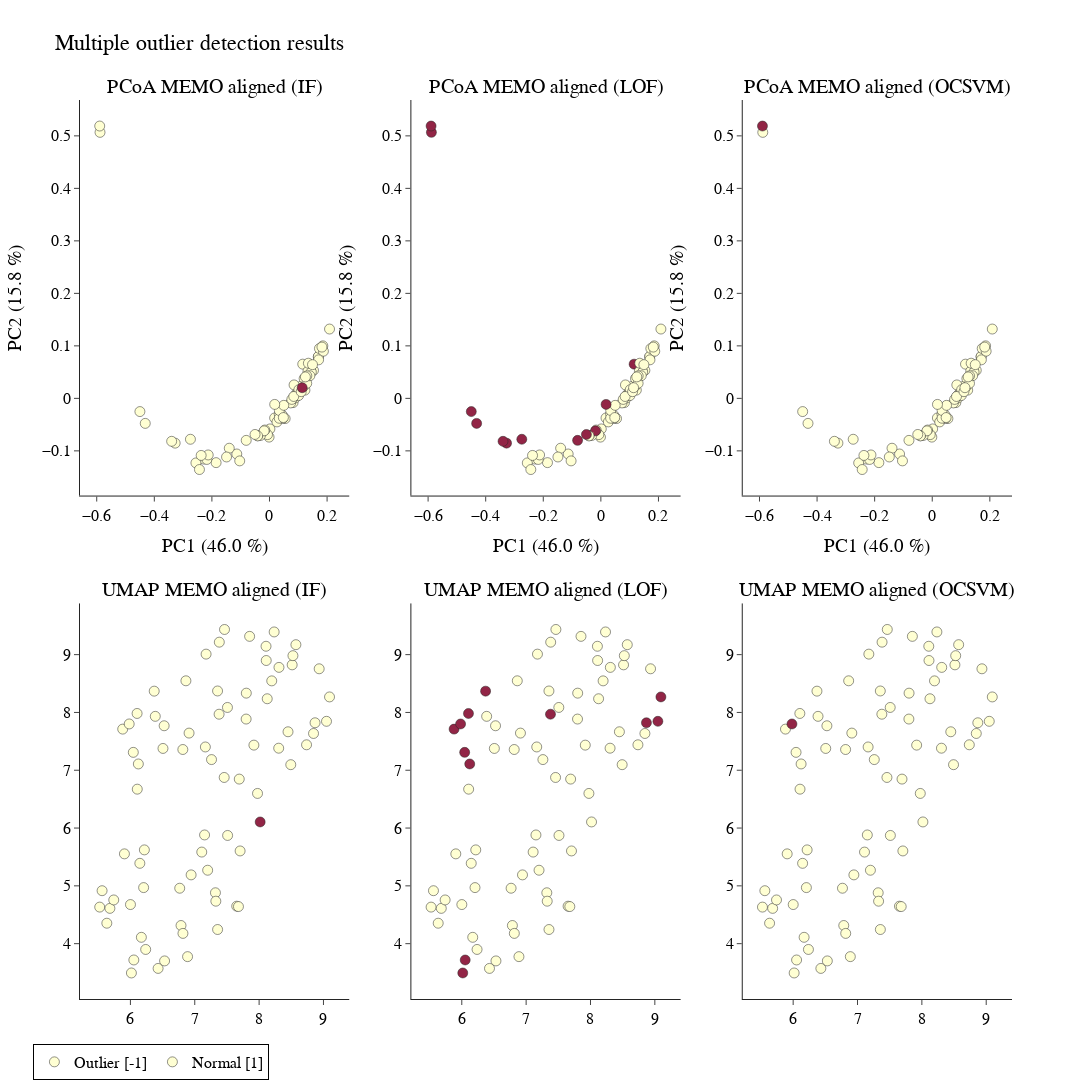

Write notebook code for a chart like this one.
### Markdown cell above
#### SC.2.1 PCoA + UMAP combined visualization

### Code cell
pcoa_umap_2d(
    matrix= metric_df,
    data = SC,
    metric= 'braycurtis', 
    filename_header=filename_header)

### Figure 1 — Plotly figure (JSON) as saved in the notebook; plotly's stock layout.template omitted (floating-point values rounded to 4 significant figures)
{"data": [{"hovertext": ["LQ-01-61-08_pos.mzXML", "LQ-01-61-09_pos.mzXML", "LQ-01-61-15_pos.mzXML", "LQ-01-61-05_pos.mzXML", "LQ-01-61-12_pos.mzXML", "LQ-01-61-22_pos.mzXML", "LQ-01-61-27_pos.mzXML", "LQ-01-61-10_pos.mzXML", "LQ-01-61-06_pos.mzXML", "LQ-01-61-02_pos.mzXML", "LQ-01-61-01_pos.mzXML", "LQ-01-61-16_pos.mzXML", "LQ-01-61-13_pos.mzXML", "LQ-01-61-04_pos.mzXML", "LQ-01-61-03_pos.mzXML", "LQ-01-61-11_pos.mzXML", "LQ-01-61-42_pos.mzXML", "LQ-01-61-28_pos.mzXML", "LQ-01-61-21_pos.mzXML", "LQ-01-61-23_pos.mzXML", "LQ-01-61-47_pos.mzXML", "LQ-01-61-18_pos.mzXML", "LQ-01-61-26_pos.mzXML", "LQ-01-61-29_pos.mzXML", "LQ-01-61-44_pos.mzXML", "LQ-01-61-46_pos.mzXML", "LQ-01-61-30_pos.mzXML", "LQ-01-61-17_pos.mzXML", "LQ-01-61-32_pos.mzXML", "LQ-01-61-25_pos.mzXML", "LQ-01-61-14_pos.mzXML", "LQ-01-61-62_pos.mzXML", "LQ-01-61-57_pos.mzXML", "LQ-01-61-60_pos.mzXML", "LQ-01-61-39_pos.mzXML", "LQ-01-61-33_pos.mzXML", "LQ-01-61-77_pos.mzXML", "LQ-01-61-38_pos.mzXML", "LQ-01-61-43_pos.mzXML", "LQ-01-61-07_pos.mzXML", "LQ-01-61-61_pos.mzXML", "LQ-01-61-36_pos.mzXML", "LQ-01-61-48_pos.mzXML", "LQ-01-61-49_pos.mzXML", "LQ-01-61-20_pos.mzXML", "LQ-01-61-19_pos.mzXML", "LQ-01-61-40_pos.mzXML", "LQ-01-61-24_pos.mzXML", "LQ-01-61-34_pos.mzXML", "LQ-01-61-51_pos.mzXML", "LQ-01-61-31_pos.mzXML", "LQ-01-61-76_pos.mzXML", "LQ-01-61-64_pos.mzXML", "LQ-01-61-52_pos.mzXML", "LQ-01-61-68_pos.mzXML", "LQ-01-61-50_pos.mzXML", "LQ-01-61-78_pos.mzXML", "LQ-01-61-63_pos.mzXML", "LQ-01-61-67_pos.mzXML", "LQ-01-61-54_pos.mzXML", "LQ-01-61-69_pos.mzXML", "LQ-01-61-53_pos.mzXML", "LQ-01-61-45_pos.mzXML", "LQ-01-61-59_pos.mzXML", "LQ-01-61-58_pos.mzXML", "LQ-01-61-41_pos.mzXML", "LQ-01-61-66_pos.mzXML", "LQ-01-61-35_pos.mzXML", "LQ-01-61-71_pos.mzXML", "LQ-01-61-72_pos.mzXML", "LQ-01-61-70_pos.mzXML", "LQ-01-61-65_pos.mzXML", "LQ-01-61-75_pos.mzXML", "LQ-01-61-37_pos.mzXML", "LQ-01-61-73_pos.mzXML", "LQ-01-61-74_pos.mzXML", "LQ-01-61-55_pos.mzXML", "LQ-01-61-56_pos.mzXML"], "marker": {"color": [1, 1, 1, 1, 1, 1, 1, 1, 1, 1, 1, 1, 1, 1, 1, 1, 1, 1, 1, 1, 1, 1, 1, 1, 1, 1, 1, 1, 1, 1, 1, 1, 1, 1, 1, 1, 1, 1, 1, 1, 1, 1, 1, 1, 1, 1, 1, 1, 1, 1, 1, 1, 1, 1, 1, 1, 1, 1, 1, 1, 1, 1, 1, 1, 1, 1, 1, 1, 1, 1, 1, 1, 1, -1, 1, 1, 1, 1], "colorscale": [[0, "rgb(128,0,38)"], [0.125, "rgb(189,0,38)"], [0.25, "rgb(227,26,28)"], [0.375, "rgb(252,78,42)"], [0.5, "rgb(253,141,60)"], [0.625, "rgb(254,178,76)"], [0.75, "rgb(254,217,118)"], [0.875, "rgb(255,237,160)"], [1, "rgb(255,255,204)"]], "line": {"color": "black", "width": 0.5}, "showscale": false, "size": 10}, "mode": "markers", "opacity": 0.85, "showlegend": false, "type": "scatter", "x": [-0.2286, -0.4501, -0.1135, -0.1034, 0.001457, -0.3276, -0.1854, 0.08195, -0.00143, 0.09354, 0.1231, 0.09652, 0.1694, 0.1368, 0.07349, 0.1699, -0.1397, -0.1491, -0.2555, -0.3398, -0.2175, -0.007057, 0.08935, 0.09277, 0.01784, -0.03137, 0.1529, 0.1177, 0.1096, 0.1271, 0.08534, -0.2128, -0.2373, -0.4315, 0.04453, 0.1433, -0.5886, 0.05438, 0.02596, 0.1155, -0.04088, 0.08656, 0.04559, -0.01624, 0.2085, 0.1203, 0.101, 0.1853, 0.1735, 0.03374, 0.1336, -0.5897, -0.01857, 0.03389, -0.2433, -0.04112, -0.2746, -0.08086, 0.0342, 0.1021, 0.04963, 0.07757, 0.1294, 0.1453, 0.1872, 0.1351, 0.08427, 0.1822, 0.1102, 0.01812, -0.05027, 0.1402, 0.1705, 0.1136, 0.04823, 0.1296, 0.1247, 0.1494], "xaxis": "x", "y": [-0.1156, -0.02519, -0.1059, -0.1191, -0.0582, -0.08527, -0.1224, -0.008078, -0.07382, 0.00568, 0.01564, 0.009842, 0.07915, 0.04527, -0.008717, 0.07997, -0.09498, -0.1117, -0.123, -0.08181, -0.1164, -0.06909, 0.000935, 0.008127, -0.03735, -0.07069, 0.05334, 0.02228, 0.02326, 0.0371, 0.02562, -0.1078, -0.1087, -0.04766, -0.03203, 0.05336, 0.5067, -0.03849, -0.04484, 0.06516, -0.0712, 0.00394, -0.03819, -0.06031, 0.132, 0.03767, 0.005376, 0.1, 0.09494, -0.03016, 0.05179, 0.5187, -0.06192, -0.03788, -0.1356, -0.07151, -0.0779, -0.08002, -0.02307, 0.01654, -0.01331, -0.00199, 0.02859, 0.05008, 0.08979, 0.06695, 0.00359, 0.09765, 0.01274, -0.01152, -0.06877, 0.04315, 0.0734, 0.02032, -0.03658, 0.04286, 0.04086, 0.0642], "yaxis": "y"}, {"hovertext": ["LQ-01-61-08_pos.mzXML", "LQ-01-61-09_pos.mzXML", "LQ-01-61-15_pos.mzXML", "LQ-01-61-05_pos.mzXML", "LQ-01-61-12_pos.mzXML", "LQ-01-61-22_pos.mzXML", "LQ-01-61-27_pos.mzXML", "LQ-01-61-10_pos.mzXML", "LQ-01-61-06_pos.mzXML", "LQ-01-61-02_pos.mzXML", "LQ-01-61-01_pos.mzXML", "LQ-01-61-16_pos.mzXML", "LQ-01-61-13_pos.mzXML", "LQ-01-61-04_pos.mzXML", "LQ-01-61-03_pos.mzXML", "LQ-01-61-11_pos.mzXML", "LQ-01-61-42_pos.mzXML", "LQ-01-61-28_pos.mzXML", "LQ-01-61-21_pos.mzXML", "LQ-01-61-23_pos.mzXML", "LQ-01-61-47_pos.mzXML", "LQ-01-61-18_pos.mzXML", "LQ-01-61-26_pos.mzXML", "LQ-01-61-29_pos.mzXML", "LQ-01-61-44_pos.mzXML", "LQ-01-61-46_pos.mzXML", "LQ-01-61-30_pos.mzXML", "LQ-01-61-17_pos.mzXML", "LQ-01-61-32_pos.mzXML", "LQ-01-61-25_pos.mzXML", "LQ-01-61-14_pos.mzXML", "LQ-01-61-62_pos.mzXML", "LQ-01-61-57_pos.mzXML", "LQ-01-61-60_pos.mzXML", "LQ-01-61-39_pos.mzXML", "LQ-01-61-33_pos.mzXML", "LQ-01-61-77_pos.mzXML", "LQ-01-61-38_pos.mzXML", "LQ-01-61-43_pos.mzXML", "LQ-01-61-07_pos.mzXML", "LQ-01-61-61_pos.mzXML", "LQ-01-61-36_pos.mzXML", "LQ-01-61-48_pos.mzXML", "LQ-01-61-49_pos.mzXML", "LQ-01-61-20_pos.mzXML", "LQ-01-61-19_pos.mzXML", "LQ-01-61-40_pos.mzXML", "LQ-01-61-24_pos.mzXML", "LQ-01-61-34_pos.mzXML", "LQ-01-61-51_pos.mzXML", "LQ-01-61-31_pos.mzXML", "LQ-01-61-76_pos.mzXML", "LQ-01-61-64_pos.mzXML", "LQ-01-61-52_pos.mzXML", "LQ-01-61-68_pos.mzXML", "LQ-01-61-50_pos.mzXML", "LQ-01-61-78_pos.mzXML", "LQ-01-61-63_pos.mzXML", "LQ-01-61-67_pos.mzXML", "LQ-01-61-54_pos.mzXML", "LQ-01-61-69_pos.mzXML", "LQ-01-61-53_pos.mzXML", "LQ-01-61-45_pos.mzXML", "LQ-01-61-59_pos.mzXML", "LQ-01-61-58_pos.mzXML", "LQ-01-61-41_pos.mzXML", "LQ-01-61-66_pos.mzXML", "LQ-01-61-35_pos.mzXML", "LQ-01-61-71_pos.mzXML", "LQ-01-61-72_pos.mzXML", "LQ-01-61-70_pos.mzXML", "LQ-01-61-65_pos.mzXML", "LQ-01-61-75_pos.mzXML", "LQ-01-61-37_pos.mzXML", "LQ-01-61-73_pos.mzXML", "LQ-01-61-74_pos.mzXML", "LQ-01-61-55_pos.mzXML", "LQ-01-61-56_pos.mzXML"], "marker": {"color": [1, -1, 1, 1, 1, -1, 1, 1, 1, 1, 1, 1, 1, 1, 1, 1, 1, 1, 1, -1, 1, 1, 1, 1, 1, 1, 1, 1, 1, 1, 1, 1, 1, -1, 1, 1, -1, 1, 1, -1, 1, 1, 1, 1, 1, 1, 1, 1, 1, 1, 1, -1, -1, 1, 1, 1, -1, -1, 1, 1, 1, 1, 1, 1, 1, 1, 1, 1, 1, -1, -1, 1, 1, 1, 1, 1, 1, 1], "colorscale": [[0, "rgb(128,0,38)"], [0.125, "rgb(189,0,38)"], [0.25, "rgb(227,26,28)"], [0.375, "rgb(252,78,42)"], [0.5, "rgb(253,141,60)"], [0.625, "rgb(254,178,76)"], [0.75, "rgb(254,217,118)"], [0.875, "rgb(255,237,160)"], [1, "rgb(255,255,204)"]], "line": {"color": "black", "width": 0.5}, "showscale": false, "size": 10}, "mode": "markers", "opacity": 0.85, "showlegend": false, "type": "scatter", "x": [-0.2286, -0.4501, -0.1135, -0.1034, 0.001457, -0.3276, -0.1854, 0.08195, -0.00143, 0.09354, 0.1231, 0.09652, 0.1694, 0.1368, 0.07349, 0.1699, -0.1397, -0.1491, -0.2555, -0.3398, -0.2175, -0.007057, 0.08935, 0.09277, 0.01784, -0.03137, 0.1529, 0.1177, 0.1096, 0.1271, 0.08534, -0.2128, -0.2373, -0.4315, 0.04453, 0.1433, -0.5886, 0.05438, 0.02596, 0.1155, -0.04088, 0.08656, 0.04559, -0.01624, 0.2085, 0.1203, 0.101, 0.1853, 0.1735, 0.03374, 0.1336, -0.5897, -0.01857, 0.03389, -0.2433, -0.04112, -0.2746, -0.08086, 0.0342, 0.1021, 0.04963, 0.07757, 0.1294, 0.1453, 0.1872, 0.1351, 0.08427, 0.1822, 0.1102, 0.01812, -0.05027, 0.1402, 0.1705, 0.1136, 0.04823, 0.1296, 0.1247, 0.1494], "xaxis": "x2", "y": [-0.1156, -0.02519, -0.1059, -0.1191, -0.0582, -0.08527, -0.1224, -0.008078, -0.07382, 0.00568, 0.01564, 0.009842, 0.07915, 0.04527, -0.008717, 0.07997, -0.09498, -0.1117, -0.123, -0.08181, -0.1164, -0.06909, 0.000935, 0.008127, -0.03735, -0.07069, 0.05334, 0.02228, 0.02326, 0.0371, 0.02562, -0.1078, -0.1087, -0.04766, -0.03203, 0.05336, 0.5067, -0.03849, -0.04484, 0.06516, -0.0712, 0.00394, -0.03819, -0.06031, 0.132, 0.03767, 0.005376, 0.1, 0.09494, -0.03016, 0.05179, 0.5187, -0.06192, -0.03788, -0.1356, -0.07151, -0.0779, -0.08002, -0.02307, 0.01654, -0.01331, -0.00199, 0.02859, 0.05008, 0.08979, 0.06695, 0.00359, 0.09765, 0.01274, -0.01152, -0.06877, 0.04315, 0.0734, 0.02032, -0.03658, 0.04286, 0.04086, 0.0642], "yaxis": "y2"}, {"hovertext": ["LQ-01-61-08_pos.mzXML", "LQ-01-61-09_pos.mzXML", "LQ-01-61-15_pos.mzXML", "LQ-01-61-05_pos.mzXML", "LQ-01-61-12_pos.mzXML", "LQ-01-61-22_pos.mzXML", "LQ-01-61-27_pos.mzXML", "LQ-01-61-10_pos.mzXML", "LQ-01-61-06_pos.mzXML", "LQ-01-61-02_pos.mzXML", "LQ-01-61-01_pos.mzXML", "LQ-01-61-16_pos.mzXML", "LQ-01-61-13_pos.mzXML", "LQ-01-61-04_pos.mzXML", "LQ-01-61-03_pos.mzXML", "LQ-01-61-11_pos.mzXML", "LQ-01-61-42_pos.mzXML", "LQ-01-61-28_pos.mzXML", "LQ-01-61-21_pos.mzXML", "LQ-01-61-23_pos.mzXML", "LQ-01-61-47_pos.mzXML", "LQ-01-61-18_pos.mzXML", "LQ-01-61-26_pos.mzXML", "LQ-01-61-29_pos.mzXML", "LQ-01-61-44_pos.mzXML", "LQ-01-61-46_pos.mzXML", "LQ-01-61-30_pos.mzXML", "LQ-01-61-17_pos.mzXML", "LQ-01-61-32_pos.mzXML", "LQ-01-61-25_pos.mzXML", "LQ-01-61-14_pos.mzXML", "LQ-01-61-62_pos.mzXML", "LQ-01-61-57_pos.mzXML", "LQ-01-61-60_pos.mzXML", "LQ-01-61-39_pos.mzXML", "LQ-01-61-33_pos.mzXML", "LQ-01-61-77_pos.mzXML", "LQ-01-61-38_pos.mzXML", "LQ-01-61-43_pos.mzXML", "LQ-01-61-07_pos.mzXML", "LQ-01-61-61_pos.mzXML", "LQ-01-61-36_pos.mzXML", "LQ-01-61-48_pos.mzXML", "LQ-01-61-49_pos.mzXML", "LQ-01-61-20_pos.mzXML", "LQ-01-61-19_pos.mzXML", "LQ-01-61-40_pos.mzXML", "LQ-01-61-24_pos.mzXML", "LQ-01-61-34_pos.mzXML", "LQ-01-61-51_pos.mzXML", "LQ-01-61-31_pos.mzXML", "LQ-01-61-76_pos.mzXML", "LQ-01-61-64_pos.mzXML", "LQ-01-61-52_pos.mzXML", "LQ-01-61-68_pos.mzXML", "LQ-01-61-50_pos.mzXML", "LQ-01-61-78_pos.mzXML", "LQ-01-61-63_pos.mzXML", "LQ-01-61-67_pos.mzXML", "LQ-01-61-54_pos.mzXML", "LQ-01-61-69_pos.mzXML", "LQ-01-61-53_pos.mzXML", "LQ-01-61-45_pos.mzXML", "LQ-01-61-59_pos.mzXML", "LQ-01-61-58_pos.mzXML", "LQ-01-61-41_pos.mzXML", "LQ-01-61-66_pos.mzXML", "LQ-01-61-35_pos.mzXML", "LQ-01-61-71_pos.mzXML", "LQ-01-61-72_pos.mzXML", "LQ-01-61-70_pos.mzXML", "LQ-01-61-65_pos.mzXML", "LQ-01-61-75_pos.mzXML", "LQ-01-61-37_pos.mzXML", "LQ-01-61-73_pos.mzXML", "LQ-01-61-74_pos.mzXML", "LQ-01-61-55_pos.mzXML", "LQ-01-61-56_pos.mzXML"], "marker": {"color": [1, 1, 1, 1, 1, 1, 1, 1, 1, 1, 1, 1, 1, 1, 1, 1, 1, 1, 1, 1, 1, 1, 1, 1, 1, 1, 1, 1, 1, 1, 1, 1, 1, 1, 1, 1, 1, 1, 1, 1, 1, 1, 1, 1, 1, 1, 1, 1, 1, 1, 1, -1, 1, 1, 1, 1, 1, 1, 1, 1, 1, 1, 1, 1, 1, 1, 1, 1, 1, 1, 1, 1, 1, 1, 1, 1, 1, 1], "colorscale": [[0, "rgb(128,0,38)"], [0.125, "rgb(189,0,38)"], [0.25, "rgb(227,26,28)"], [0.375, "rgb(252,78,42)"], [0.5, "rgb(253,141,60)"], [0.625, "rgb(254,178,76)"], [0.75, "rgb(254,217,118)"], [0.875, "rgb(255,237,160)"], [1, "rgb(255,255,204)"]], "line": {"color": "black", "width": 0.5}, "showscale": false, "size": 10}, "mode": "markers", "opacity": 0.85, "showlegend": false, "type": "scatter", "x": [-0.2286, -0.4501, -0.1135, -0.1034, 0.001457, -0.3276, -0.1854, 0.08195, -0.00143, 0.09354, 0.1231, 0.09652, 0.1694, 0.1368, 0.07349, 0.1699, -0.1397, -0.1491, -0.2555, -0.3398, -0.2175, -0.007057, 0.08935, 0.09277, 0.01784, -0.03137, 0.1529, 0.1177, 0.1096, 0.1271, 0.08534, -0.2128, -0.2373, -0.4315, 0.04453, 0.1433, -0.5886, 0.05438, 0.02596, 0.1155, -0.04088, 0.08656, 0.04559, -0.01624, 0.2085, 0.1203, 0.101, 0.1853, 0.1735, 0.03374, 0.1336, -0.5897, -0.01857, 0.03389, -0.2433, -0.04112, -0.2746, -0.08086, 0.0342, 0.1021, 0.04963, 0.07757, 0.1294, 0.1453, 0.1872, 0.1351, 0.08427, 0.1822, 0.1102, 0.01812, -0.05027, 0.1402, 0.1705, 0.1136, 0.04823, 0.1296, 0.1247, 0.1494], "xaxis": "x3", "y": [-0.1156, -0.02519, -0.1059, -0.1191, -0.0582, -0.08527, -0.1224, -0.008078, -0.07382, 0.00568, 0.01564, 0.009842, 0.07915, 0.04527, -0.008717, 0.07997, -0.09498, -0.1117, -0.123, -0.08181, -0.1164, -0.06909, 0.000935, 0.008127, -0.03735, -0.07069, 0.05334, 0.02228, 0.02326, 0.0371, 0.02562, -0.1078, -0.1087, -0.04766, -0.03203, 0.05336, 0.5067, -0.03849, -0.04484, 0.06516, -0.0712, 0.00394, -0.03819, -0.06031, 0.132, 0.03767, 0.005376, 0.1, 0.09494, -0.03016, 0.05179, 0.5187, -0.06192, -0.03788, -0.1356, -0.07151, -0.0779, -0.08002, -0.02307, 0.01654, -0.01331, -0.00199, 0.02859, 0.05008, 0.08979, 0.06695, 0.00359, 0.09765, 0.01274, -0.01152, -0.06877, 0.04315, 0.0734, 0.02032, -0.03658, 0.04286, 0.04086, 0.0642], "yaxis": "y3"}, {"hovertext": ["LQ-01-61-08_pos.mzXML", "LQ-01-61-09_pos.mzXML", "LQ-01-61-15_pos.mzXML", "LQ-01-61-05_pos.mzXML", "LQ-01-61-12_pos.mzXML", "LQ-01-61-22_pos.mzXML", "LQ-01-61-27_pos.mzXML", "LQ-01-61-10_pos.mzXML", "LQ-01-61-06_pos.mzXML", "LQ-01-61-02_pos.mzXML", "LQ-01-61-01_pos.mzXML", "LQ-01-61-16_pos.mzXML", "LQ-01-61-13_pos.mzXML", "LQ-01-61-04_pos.mzXML", "LQ-01-61-03_pos.mzXML", "LQ-01-61-11_pos.mzXML", "LQ-01-61-42_pos.mzXML", "LQ-01-61-28_pos.mzXML", "LQ-01-61-21_pos.mzXML", "LQ-01-61-23_pos.mzXML", "LQ-01-61-47_pos.mzXML", "LQ-01-61-18_pos.mzXML", "LQ-01-61-26_pos.mzXML", "LQ-01-61-29_pos.mzXML", "LQ-01-61-44_pos.mzXML", "LQ-01-61-46_pos.mzXML", "LQ-01-61-30_pos.mzXML", "LQ-01-61-17_pos.mzXML", "LQ-01-61-32_pos.mzXML", "LQ-01-61-25_pos.mzXML", "LQ-01-61-14_pos.mzXML", "LQ-01-61-62_pos.mzXML", "LQ-01-61-57_pos.mzXML", "LQ-01-61-60_pos.mzXML", "LQ-01-61-39_pos.mzXML", "LQ-01-61-33_pos.mzXML", "LQ-01-61-77_pos.mzXML", "LQ-01-61-38_pos.mzXML", "LQ-01-61-43_pos.mzXML", "LQ-01-61-07_pos.mzXML", "LQ-01-61-61_pos.mzXML", "LQ-01-61-36_pos.mzXML", "LQ-01-61-48_pos.mzXML", "LQ-01-61-49_pos.mzXML", "LQ-01-61-20_pos.mzXML", "LQ-01-61-19_pos.mzXML", "LQ-01-61-40_pos.mzXML", "LQ-01-61-24_pos.mzXML", "LQ-01-61-34_pos.mzXML", "LQ-01-61-51_pos.mzXML", "LQ-01-61-31_pos.mzXML", "LQ-01-61-76_pos.mzXML", "LQ-01-61-64_pos.mzXML", "LQ-01-61-52_pos.mzXML", "LQ-01-61-68_pos.mzXML", "LQ-01-61-50_pos.mzXML", "LQ-01-61-78_pos.mzXML", "LQ-01-61-63_pos.mzXML", "LQ-01-61-67_pos.mzXML", "LQ-01-61-54_pos.mzXML", "LQ-01-61-69_pos.mzXML", "LQ-01-61-53_pos.mzXML", "LQ-01-61-45_pos.mzXML", "LQ-01-61-59_pos.mzXML", "LQ-01-61-58_pos.mzXML", "LQ-01-61-41_pos.mzXML", "LQ-01-61-66_pos.mzXML", "LQ-01-61-35_pos.mzXML", "LQ-01-61-71_pos.mzXML", "LQ-01-61-72_pos.mzXML", "LQ-01-61-70_pos.mzXML", "LQ-01-61-65_pos.mzXML", "LQ-01-61-75_pos.mzXML", "LQ-01-61-37_pos.mzXML", "LQ-01-61-73_pos.mzXML", "LQ-01-61-74_pos.mzXML", "LQ-01-61-55_pos.mzXML", "LQ-01-61-56_pos.mzXML"], "marker": {"color": [1, 1, 1, 1, 1, 1, 1, 1, 1, 1, 1, 1, 1, 1, 1, 1, 1, 1, 1, 1, 1, 1, 1, 1, 1, 1, 1, 1, 1, 1, 1, 1, 1, 1, 1, 1, 1, 1, 1, 1, 1, 1, 1, 1, 1, 1, 1, 1, 1, 1, 1, 1, 1, 1, 1, 1, 1, 1, 1, 1, 1, 1, 1, 1, 1, 1, 1, 1, 1, 1, 1, 1, 1, -1, 1, 1, 1, 1], "colorscale": [[0, "rgb(128,0,38)"], [0.125, "rgb(189,0,38)"], [0.25, "rgb(227,26,28)"], [0.375, "rgb(252,78,42)"], [0.5, "rgb(253,141,60)"], [0.625, "rgb(254,178,76)"], [0.75, "rgb(254,217,118)"], [0.875, "rgb(255,237,160)"], [1, "rgb(255,255,204)"]], "line": {"color": "black", "width": 0.5}, "showscale": false, "size": 10}, "mode": "markers", "name": "Outlier [-1]", "opacity": 0.85, "type": "scatter", "x": [6.863, 6.045, 6.815, 7.261, 8.514, 6.104, 6.912, 7.798, 6.888, 6.17, 7.382, 8.572, 6.205, 6.43, 6.531, 6.001, 8.526, 8.846, 6.387, 6.37, 6.524, 7.457, 8.309, 5.523, 6.147, 7.801, 7.463, 8.492, 7.321, 7.919, 6.237, 6.107, 7.165, 6.123, 8.111, 8.126, 5.88, 7.692, 7.176, 9.094, 5.907, 8.108, 8.304, 7.511, 7.705, 8.934, 8.196, 8.449, 8.737, 7.508, 7.355, 5.981, 8.87, 7.354, 6.506, 7.152, 6.015, 7.378, 5.634, 7.328, 5.56, 6.217, 6.766, 8.234, 7.2, 5.681, 5.741, 7.976, 7.109, 9.047, 6.053, 7.853, 6.943, 8.016, 6.786, 6.816, 7.652, 7.679], "xaxis": "x4", "y": [8.547, 7.309, 7.359, 7.184, 8.823, 7.982, 7.643, 7.885, 3.775, 4.11, 9.215, 9.172, 4.97, 3.572, 3.702, 4.676, 8.982, 7.636, 7.933, 8.368, 7.77, 6.875, 8.779, 4.632, 5.39, 8.334, 9.435, 7.096, 4.88, 7.434, 3.9, 6.673, 7.403, 7.109, 8.898, 8.237, 7.711, 6.847, 9.009, 8.268, 5.553, 9.145, 7.381, 5.872, 5.604, 8.755, 8.546, 7.665, 7.44, 8.086, 4.245, 7.801, 7.821, 8.371, 7.377, 5.881, 3.493, 7.969, 4.354, 4.735, 4.916, 5.622, 4.959, 9.393, 5.27, 4.611, 4.756, 6.599, 5.584, 7.846, 3.718, 9.316, 5.19, 6.106, 4.314, 4.177, 4.648, 4.642], "yaxis": "y4"}, {"hovertext": ["LQ-01-61-08_pos.mzXML", "LQ-01-61-09_pos.mzXML", "LQ-01-61-15_pos.mzXML", "LQ-01-61-05_pos.mzXML", "LQ-01-61-12_pos.mzXML", "LQ-01-61-22_pos.mzXML", "LQ-01-61-27_pos.mzXML", "LQ-01-61-10_pos.mzXML", "LQ-01-61-06_pos.mzXML", "LQ-01-61-02_pos.mzXML", "LQ-01-61-01_pos.mzXML", "LQ-01-61-16_pos.mzXML", "LQ-01-61-13_pos.mzXML", "LQ-01-61-04_pos.mzXML", "LQ-01-61-03_pos.mzXML", "LQ-01-61-11_pos.mzXML", "LQ-01-61-42_pos.mzXML", "LQ-01-61-28_pos.mzXML", "LQ-01-61-21_pos.mzXML", "LQ-01-61-23_pos.mzXML", "LQ-01-61-47_pos.mzXML", "LQ-01-61-18_pos.mzXML", "LQ-01-61-26_pos.mzXML", "LQ-01-61-29_pos.mzXML", "LQ-01-61-44_pos.mzXML", "LQ-01-61-46_pos.mzXML", "LQ-01-61-30_pos.mzXML", "LQ-01-61-17_pos.mzXML", "LQ-01-61-32_pos.mzXML", "LQ-01-61-25_pos.mzXML", "LQ-01-61-14_pos.mzXML", "LQ-01-61-62_pos.mzXML", "LQ-01-61-57_pos.mzXML", "LQ-01-61-60_pos.mzXML", "LQ-01-61-39_pos.mzXML", "LQ-01-61-33_pos.mzXML", "LQ-01-61-77_pos.mzXML", "LQ-01-61-38_pos.mzXML", "LQ-01-61-43_pos.mzXML", "LQ-01-61-07_pos.mzXML", "LQ-01-61-61_pos.mzXML", "LQ-01-61-36_pos.mzXML", "LQ-01-61-48_pos.mzXML", "LQ-01-61-49_pos.mzXML", "LQ-01-61-20_pos.mzXML", "LQ-01-61-19_pos.mzXML", "LQ-01-61-40_pos.mzXML", "LQ-01-61-24_pos.mzXML", "LQ-01-61-34_pos.mzXML", "LQ-01-61-51_pos.mzXML", "LQ-01-61-31_pos.mzXML", "LQ-01-61-76_pos.mzXML", "LQ-01-61-64_pos.mzXML", "LQ-01-61-52_pos.mzXML", "LQ-01-61-68_pos.mzXML", "LQ-01-61-50_pos.mzXML", "LQ-01-61-78_pos.mzXML", "LQ-01-61-63_pos.mzXML", "LQ-01-61-67_pos.mzXML", "LQ-01-61-54_pos.mzXML", "LQ-01-61-69_pos.mzXML", "LQ-01-61-53_pos.mzXML", "LQ-01-61-45_pos.mzXML", "LQ-01-61-59_pos.mzXML", "LQ-01-61-58_pos.mzXML", "LQ-01-61-41_pos.mzXML", "LQ-01-61-66_pos.mzXML", "LQ-01-61-35_pos.mzXML", "LQ-01-61-71_pos.mzXML", "LQ-01-61-72_pos.mzXML", "LQ-01-61-70_pos.mzXML", "LQ-01-61-65_pos.mzXML", "LQ-01-61-75_pos.mzXML", "LQ-01-61-37_pos.mzXML", "LQ-01-61-73_pos.mzXML", "LQ-01-61-74_pos.mzXML", "LQ-01-61-55_pos.mzXML", "LQ-01-61-56_pos.mzXML"], "marker": {"color": [1, -1, 1, 1, 1, -1, 1, 1, 1, 1, 1, 1, 1, 1, 1, 1, 1, 1, 1, -1, 1, 1, 1, 1, 1, 1, 1, 1, 1, 1, 1, 1, 1, -1, 1, 1, -1, 1, 1, -1, 1, 1, 1, 1, 1, 1, 1, 1, 1, 1, 1, -1, -1, 1, 1, 1, -1, -1, 1, 1, 1, 1, 1, 1, 1, 1, 1, 1, 1, -1, -1, 1, 1, 1, 1, 1, 1, 1], "colorscale": [[0, "rgb(128,0,38)"], [0.125, "rgb(189,0,38)"], [0.25, "rgb(227,26,28)"], [0.375, "rgb(252,78,42)"], [0.5, "rgb(253,141,60)"], [0.625, "rgb(254,178,76)"], [0.75, "rgb(254,217,118)"], [0.875, "rgb(255,237,160)"], [1, "rgb(255,255,204)"]], "line": {"color": "black", "width": 0.5}, "showscale": false, "size": 10}, "mode": "markers", "name": "Normal [1]", "opacity": 0.85, "showlegend": true, "type": "scatter", "x": [6.863, 6.045, 6.815, 7.261, 8.514, 6.104, 6.912, 7.798, 6.888, 6.17, 7.382, 8.572, 6.205, 6.43, 6.531, 6.001, 8.526, 8.846, 6.387, 6.37, 6.524, 7.457, 8.309, 5.523, 6.147, 7.801, 7.463, 8.492, 7.321, 7.919, 6.237, 6.107, 7.165, 6.123, 8.111, 8.126, 5.88, 7.692, 7.176, 9.094, 5.907, 8.108, 8.304, 7.511, 7.705, 8.934, 8.196, 8.449, 8.737, 7.508, 7.355, 5.981, 8.87, 7.354, 6.506, 7.152, 6.015, 7.378, 5.634, 7.328, 5.56, 6.217, 6.766, 8.234, 7.2, 5.681, 5.741, 7.976, 7.109, 9.047, 6.053, 7.853, 6.943, 8.016, 6.786, 6.816, 7.652, 7.679], "xaxis": "x5", "y": [8.547, 7.309, 7.359, 7.184, 8.823, 7.982, 7.643, 7.885, 3.775, 4.11, 9.215, 9.172, 4.97, 3.572, 3.702, 4.676, 8.982, 7.636, 7.933, 8.368, 7.77, 6.875, 8.779, 4.632, 5.39, 8.334, 9.435, 7.096, 4.88, 7.434, 3.9, 6.673, 7.403, 7.109, 8.898, 8.237, 7.711, 6.847, 9.009, 8.268, 5.553, 9.145, 7.381, 5.872, 5.604, 8.755, 8.546, 7.665, 7.44, 8.086, 4.245, 7.801, 7.821, 8.371, 7.377, 5.881, 3.493, 7.969, 4.354, 4.735, 4.916, 5.622, 4.959, 9.393, 5.27, 4.611, 4.756, 6.599, 5.584, 7.846, 3.718, 9.316, 5.19, 6.106, 4.314, 4.177, 4.648, 4.642], "yaxis": "y5"}, {"hovertext": ["LQ-01-61-08_pos.mzXML", "LQ-01-61-09_pos.mzXML", "LQ-01-61-15_pos.mzXML", "LQ-01-61-05_pos.mzXML", "LQ-01-61-12_pos.mzXML", "LQ-01-61-22_pos.mzXML", "LQ-01-61-27_pos.mzXML", "LQ-01-61-10_pos.mzXML", "LQ-01-61-06_pos.mzXML", "LQ-01-61-02_pos.mzXML", "LQ-01-61-01_pos.mzXML", "LQ-01-61-16_pos.mzXML", "LQ-01-61-13_pos.mzXML", "LQ-01-61-04_pos.mzXML", "LQ-01-61-03_pos.mzXML", "LQ-01-61-11_pos.mzXML", "LQ-01-61-42_pos.mzXML", "LQ-01-61-28_pos.mzXML", "LQ-01-61-21_pos.mzXML", "LQ-01-61-23_pos.mzXML", "LQ-01-61-47_pos.mzXML", "LQ-01-61-18_pos.mzXML", "LQ-01-61-26_pos.mzXML", "LQ-01-61-29_pos.mzXML", "LQ-01-61-44_pos.mzXML", "LQ-01-61-46_pos.mzXML", "LQ-01-61-30_pos.mzXML", "LQ-01-61-17_pos.mzXML", "LQ-01-61-32_pos.mzXML", "LQ-01-61-25_pos.mzXML", "LQ-01-61-14_pos.mzXML", "LQ-01-61-62_pos.mzXML", "LQ-01-61-57_pos.mzXML", "LQ-01-61-60_pos.mzXML", "LQ-01-61-39_pos.mzXML", "LQ-01-61-33_pos.mzXML", "LQ-01-61-77_pos.mzXML", "LQ-01-61-38_pos.mzXML", "LQ-01-61-43_pos.mzXML", "LQ-01-61-07_pos.mzXML", "LQ-01-61-61_pos.mzXML", "LQ-01-61-36_pos.mzXML", "LQ-01-61-48_pos.mzXML", "LQ-01-61-49_pos.mzXML", "LQ-01-61-20_pos.mzXML", "LQ-01-61-19_pos.mzXML", "LQ-01-61-40_pos.mzXML", "LQ-01-61-24_pos.mzXML", "LQ-01-61-34_pos.mzXML", "LQ-01-61-51_pos.mzXML", "LQ-01-61-31_pos.mzXML", "LQ-01-61-76_pos.mzXML", "LQ-01-61-64_pos.mzXML", "LQ-01-61-52_pos.mzXML", "LQ-01-61-68_pos.mzXML", "LQ-01-61-50_pos.mzXML", "LQ-01-61-78_pos.mzXML", "LQ-01-61-63_pos.mzXML", "LQ-01-61-67_pos.mzXML", "LQ-01-61-54_pos.mzXML", "LQ-01-61-69_pos.mzXML", "LQ-01-61-53_pos.mzXML", "LQ-01-61-45_pos.mzXML", "LQ-01-61-59_pos.mzXML", "LQ-01-61-58_pos.mzXML", "LQ-01-61-41_pos.mzXML", "LQ-01-61-66_pos.mzXML", "LQ-01-61-35_pos.mzXML", "LQ-01-61-71_pos.mzXML", "LQ-01-61-72_pos.mzXML", "LQ-01-61-70_pos.mzXML", "LQ-01-61-65_pos.mzXML", "LQ-01-61-75_pos.mzXML", "LQ-01-61-37_pos.mzXML", "LQ-01-61-73_pos.mzXML", "LQ-01-61-74_pos.mzXML", "LQ-01-61-55_pos.mzXML", "LQ-01-61-56_pos.mzXML"], "legendgrouptitle": {"text": "Anomaly"}, "marker": {"color": [1, 1, 1, 1, 1, 1, 1, 1, 1, 1, 1, 1, 1, 1, 1, 1, 1, 1, 1, 1, 1, 1, 1, 1, 1, 1, 1, 1, 1, 1, 1, 1, 1, 1, 1, 1, 1, 1, 1, 1, 1, 1, 1, 1, 1, 1, 1, 1, 1, 1, 1, -1, 1, 1, 1, 1, 1, 1, 1, 1, 1, 1, 1, 1, 1, 1, 1, 1, 1, 1, 1, 1, 1, 1, 1, 1, 1, 1], "colorscale": [[0, "rgb(128,0,38)"], [0.125, "rgb(189,0,38)"], [0.25, "rgb(227,26,28)"], [0.375, "rgb(252,78,42)"], [0.5, "rgb(253,141,60)"], [0.625, "rgb(254,178,76)"], [0.75, "rgb(254,217,118)"], [0.875, "rgb(255,237,160)"], [1, "rgb(255,255,204)"]], "line": {"color": "black", "width": 0.5}, "showscale": false, "size": 10}, "mode": "markers", "opacity": 0.85, "showlegend": false, "type": "scatter", "x": [6.863, 6.045, 6.815, 7.261, 8.514, 6.104, 6.912, 7.798, 6.888, 6.17, 7.382, 8.572, 6.205, 6.43, 6.531, 6.001, 8.526, 8.846, 6.387, 6.37, 6.524, 7.457, 8.309, 5.523, 6.147, 7.801, 7.463, 8.492, 7.321, 7.919, 6.237, 6.107, 7.165, 6.123, 8.111, 8.126, 5.88, 7.692, 7.176, 9.094, 5.907, 8.108, 8.304, 7.511, 7.705, 8.934, 8.196, 8.449, 8.737, 7.508, 7.355, 5.981, 8.87, 7.354, 6.506, 7.152, 6.015, 7.378, 5.634, 7.328, 5.56, 6.217, 6.766, 8.234, 7.2, 5.681, 5.741, 7.976, 7.109, 9.047, 6.053, 7.853, 6.943, 8.016, 6.786, 6.816, 7.652, 7.679], "xaxis": "x6", "y": [8.547, 7.309, 7.359, 7.184, 8.823, 7.982, 7.643, 7.885, 3.775, 4.11, 9.215, 9.172, 4.97, 3.572, 3.702, 4.676, 8.982, 7.636, 7.933, 8.368, 7.77, 6.875, 8.779, 4.632, 5.39, 8.334, 9.435, 7.096, 4.88, 7.434, 3.9, 6.673, 7.403, 7.109, 8.898, 8.237, 7.711, 6.847, 9.009, 8.268, 5.553, 9.145, 7.381, 5.872, 5.604, 8.755, 8.546, 7.665, 7.44, 8.086, 4.245, 7.801, 7.821, 8.371, 7.377, 5.881, 3.493, 7.969, 4.354, 4.735, 4.916, 5.622, 4.959, 9.393, 5.27, 4.611, 4.756, 6.599, 5.584, 7.846, 3.718, 9.316, 5.19, 6.106, 4.314, 4.177, 4.648, 4.642], "yaxis": "y6"}], "layout": {"annotations": [{"font": {"size": 20}, "showarrow": false, "text": "PCoA MEMO aligned (IF)", "x": 0.1444, "xanchor": "center", "xref": "paper", "y": 1, "yanchor": "bottom", "yref": "paper"}, {"font": {"size": 20}, "showarrow": false, "text": "PCoA MEMO aligned (LOF)", "x": 0.5, "xanchor": "center", "xref": "paper", "y": 1, "yanchor": "bottom", "yref": "paper"}, {"font": {"size": 20}, "showarrow": false, "text": "PCoA MEMO aligned (OCSVM)", "x": 0.8556, "xanchor": "center", "xref": "paper", "y": 1, "yanchor": "bottom", "yref": "paper"}, {"font": {"size": 20}, "showarrow": false, "text": "UMAP MEMO aligned (IF)", "x": 0.1444, "xanchor": "center", "xref": "paper", "y": 0.44, "yanchor": "bottom", "yref": "paper"}, {"font": {"size": 20}, "showarrow": false, "text": "UMAP MEMO aligned (LOF)", "x": 0.5, "xanchor": "center", "xref": "paper", "y": 0.44, "yanchor": "bottom", "yref": "paper"}, {"font": {"size": 20}, "showarrow": false, "text": "UMAP MEMO aligned (OCSVM)", "x": 0.8556, "xanchor": "center", "xref": "paper", "y": 0.44, "yanchor": "bottom", "yref": "paper"}], "font": {"color": "black", "family": "Times New Roman", "size": 16}, "height": 1200, "legend": {"bordercolor": "Black", "borderwidth": 1, "orientation": "h", "x": -0.05, "y": -0.05}, "title": {"text": "Multiple outlier detection results"}, "width": 1500, "xaxis": {"anchor": "y", "domain": [0, 0.2889], "title": {"text": "PC1 (46.0 %)"}}, "xaxis2": {"anchor": "y2", "domain": [0.3556, 0.6444], "title": {"text": "PC1 (46.0 %)"}}, "xaxis3": {"anchor": "y3", "domain": [0.7111, 1], "title": {"text": "PC1 (46.0 %)"}}, "xaxis4": {"anchor": "y4", "domain": [0, 0.2889]}, "xaxis5": {"anchor": "y5", "domain": [0.3556, 0.6444]}, "xaxis6": {"anchor": "y6", "domain": [0.7111, 1]}, "yaxis": {"anchor": "x", "domain": [0.56, 1], "title": {"text": "PC2 (15.8 %)"}}, "yaxis2": {"anchor": "x2", "domain": [0.56, 1], "title": {"text": "PC2 (15.8 %)"}}, "yaxis3": {"anchor": "x3", "domain": [0.56, 1], "title": {"text": "PC2 (15.8 %)"}}, "yaxis4": {"anchor": "x4", "domain": [0, 0.44]}, "yaxis5": {"anchor": "x5", "domain": [0, 0.44]}, "yaxis6": {"anchor": "x6", "domain": [0, 0.44]}}}
